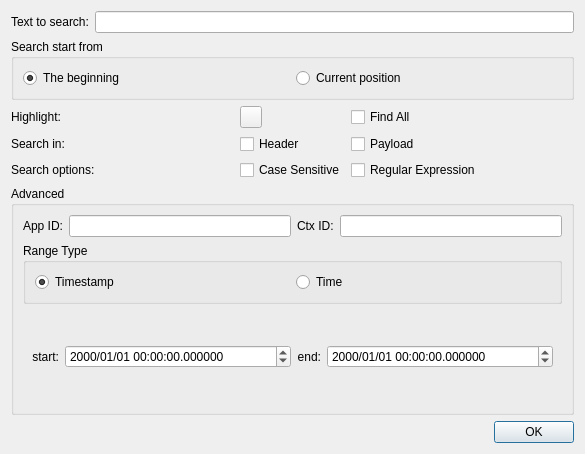
<?xml version="1.0" encoding="UTF-8"?>
<ui version="4.0">
 <class>NewSearchDialog</class>
 <widget class="QDialog" name="NewSearchDialog">
  <property name="geometry">
   <rect>
    <x>0</x>
    <y>0</y>
    <width>585</width>
    <height>454</height>
   </rect>
  </property>
  <layout class="QVBoxLayout" name="verticalLayout">
   <item>
    <layout class="QHBoxLayout" name="_2">
     <item>
      <widget class="QLabel" name="labelSearch">
       <property name="text">
        <string>Text to search:</string>
       </property>
      </widget>
     </item>
     <item>
      <widget class="QLineEdit" name="lineEditSearch"/>
     </item>
    </layout>
   </item>
   <item>
    <widget class="QGroupBox" name="groupBoxStartFrom">
     <property name="title">
      <string>Search start from</string>
     </property>
     <layout class="QHBoxLayout">
      <item>
       <widget class="QRadioButton" name="radioButtonPosBeginning">
        <property name="text">
         <string>The beginning</string>
        </property>
        <property name="checked">
         <bool>true</bool>
        </property>
       </widget>
      </item>
      <item>
       <widget class="QRadioButton" name="radioCurrent">
        <property name="text">
         <string>Current position</string>
        </property>
       </widget>
      </item>
     </layout>
    </widget>
   </item>
   <item>
    <layout class="QGridLayout">
     <item row="0" column="0">
      <widget class="QLabel" name="labelHighlight">
       <property name="text">
        <string>Highlight:</string>
       </property>
      </widget>
     </item>
     <item row="0" column="1">
      <widget class="QPushButton" name="buttonHighlightColor">
       <property name="minimumSize">
        <size>
         <width>22</width>
         <height>22</height>
        </size>
       </property>
       <property name="maximumSize">
        <size>
         <width>22</width>
         <height>22</height>
        </size>
       </property>
       <property name="text">
        <string/>
       </property>
      </widget>
     </item>
     <item row="0" column="2">
      <widget class="QCheckBox" name="checkBoxFindAll">
       <property name="text">
        <string>Find All</string>
       </property>
      </widget>
     </item>
     <item row="1" column="0">
      <widget class="QLabel" name="labelSearchIn">
       <property name="text">
        <string>Search in:</string>
       </property>
      </widget>
     </item>
     <item row="1" column="1">
      <widget class="QCheckBox" name="checkBoxHeader">
       <property name="text">
        <string>Header</string>
       </property>
      </widget>
     </item>
     <item row="1" column="2">
      <widget class="QCheckBox" name="checkBoxPayload">
       <property name="text">
        <string>Payload</string>
       </property>
      </widget>
     </item>
     <item row="2" column="0">
      <widget class="QLabel" name="labelSearchOptions">
       <property name="text">
        <string>Search options:</string>
       </property>
      </widget>
     </item>
     <item row="2" column="1">
      <widget class="QCheckBox" name="checkBoxCaseSensitive">
       <property name="text">
        <string>Case Sensitive</string>
       </property>
      </widget>
     </item>
     <item row="2" column="2">
      <widget class="QCheckBox" name="checkBoxRegExp">
       <property name="text">
        <string>Regular Expression</string>
       </property>
      </widget>
     </item>
    </layout>
   </item>
   <item>
    <widget class="QGroupBox" name="groupBoxAdvanced">
     <property name="title">
      <string>Advanced</string>
     </property>
     <layout class="QVBoxLayout">
      <item>
       <layout class="QHBoxLayout">
        <item>
         <widget class="QLabel" name="labelApld">
          <property name="text">
           <string>App ID:</string>
          </property>
         </widget>
        </item>
        <item>
         <widget class="QLineEdit" name="lineEditApld"/>
        </item>
        <item>
         <widget class="QLabel" name="labelCtid">
          <property name="text">
           <string>Ctx ID:</string>
          </property>
         </widget>
        </item>
        <item>
         <widget class="QLineEdit" name="lineEditCtid"/>
        </item>
       </layout>
      </item>
      <item>
       <widget class="QGroupBox" name="groupBoxRangeType">
        <property name="title">
         <string>Range Type</string>
        </property>
        <layout class="QHBoxLayout">
         <item>
          <widget class="QRadioButton" name="radioTimestamp">
           <property name="text">
            <string>Timestamp</string>
           </property>
           <property name="checked">
            <bool>true</bool>
           </property>
          </widget>
         </item>
         <item>
          <widget class="QRadioButton" name="radioTime">
           <property name="text">
            <string>Time</string>
           </property>
          </widget>
         </item>
        </layout>
       </widget>
      </item>
      <item>
       <widget class="QStackedWidget" name="stackedWidgetRange">
        <property name="currentIndex">
         <number>1</number>
        </property>
        <widget class="QWidget" name="pageTimestamp">
         <layout class="QHBoxLayout">
          <item>
           <widget class="QLabel" name="labelTimestampStart">
            <property name="text">
             <string>start:</string>
            </property>
            <property name="alignment">
             <set>Qt::AlignRight|Qt::AlignTrailing|Qt::AlignVCenter</set>
            </property>
           </widget>
          </item>
          <item>
           <widget class="QLineEdit" name="lineEditTimestampStart"/>
          </item>
          <item>
           <widget class="QLabel" name="labelTimestampEnd">
            <property name="text">
             <string>end:</string>
            </property>
            <property name="alignment">
             <set>Qt::AlignRight|Qt::AlignTrailing|Qt::AlignVCenter</set>
            </property>
           </widget>
          </item>
          <item>
           <widget class="QLineEdit" name="lineEditTimestampEnd"/>
          </item>
         </layout>
        </widget>
        <widget class="QWidget" name="pageTime">
         <layout class="QHBoxLayout">
          <item>
           <widget class="QLabel" name="labelTimeStart">
            <property name="text">
             <string>start:</string>
            </property>
            <property name="alignment">
             <set>Qt::AlignRight|Qt::AlignTrailing|Qt::AlignVCenter</set>
            </property>
           </widget>
          </item>
          <item>
           <widget class="QDateTimeEdit" name="dateTimeStart">
            <property name="sizePolicy">
             <sizepolicy hsizetype="Expanding" vsizetype="Fixed">
              <horstretch>0</horstretch>
              <verstretch>0</verstretch>
             </sizepolicy>
            </property>
            <property name="displayFormat">
             <string>yyyy/MM/dd HH:mm:ss.zzzzzz</string>
            </property>
           </widget>
          </item>
          <item>
           <widget class="QLabel" name="labelTimeEnd">
            <property name="sizePolicy">
             <sizepolicy hsizetype="Minimum" vsizetype="Preferred">
              <horstretch>0</horstretch>
              <verstretch>0</verstretch>
             </sizepolicy>
            </property>
            <property name="text">
             <string>end:</string>
            </property>
            <property name="alignment">
             <set>Qt::AlignRight|Qt::AlignTrailing|Qt::AlignVCenter</set>
            </property>
           </widget>
          </item>
          <item>
           <widget class="QDateTimeEdit" name="dateTimeEnd">
            <property name="sizePolicy">
             <sizepolicy hsizetype="Expanding" vsizetype="Fixed">
              <horstretch>0</horstretch>
              <verstretch>0</verstretch>
             </sizepolicy>
            </property>
            <property name="displayFormat">
             <string>yyyy/MM/dd HH:mm:ss.zzzzzz</string>
            </property>
           </widget>
          </item>
         </layout>
        </widget>
       </widget>
      </item>
     </layout>
    </widget>
   </item>
   <item>
    <layout class="QHBoxLayout">
     <item>
      <widget class="QDialogButtonBox" name="buttonBox">
       <property name="standardButtons">
        <set>QDialogButtonBox::Ok</set>
       </property>
      </widget>
     </item>
    </layout>
   </item>
  </layout>
 </widget>
 <resources/>
 <connections>
  <connection>
   <sender>buttonBox</sender>
   <signal>accepted()</signal>
   <receiver>NewSearchDialog</receiver>
   <slot>accept()</slot>
   <hints>
    <hint type="sourcelabel">
     <x>292</x>
     <y>430</y>
    </hint>
    <hint type="destinationlabel">
     <x>292</x>
     <y>226</y>
    </hint>
   </hints>
  </connection>
 </connections>
</ui>
